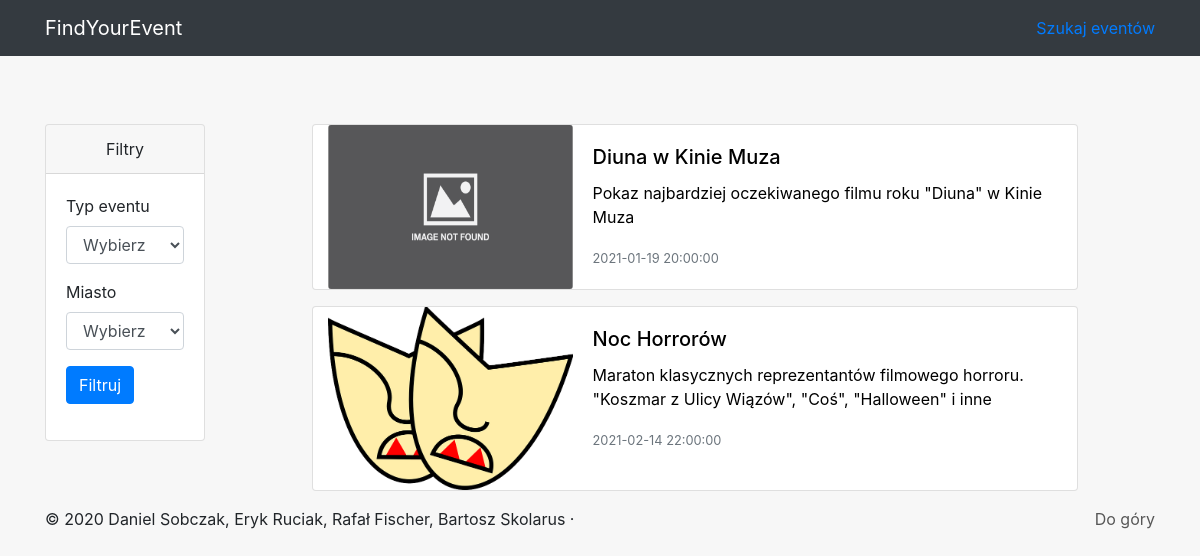
Screenshot of /search.php?type=1 with the database file from the repository.
### tables this page shows
CREATE TABLE `events` (
  `EventId` int(11) NOT NULL,
  `Name` text NOT NULL,
  `Description` text NOT NULL,
  `PlaceID` int(11) NOT NULL,
  `TypeID` int(11) NOT NULL,
  `Date` datetime NOT NULL
);

### search.php (the view, shortened to what this page needs)
<?php
    require_once "panel/config.php";
    $sql = "SELECT * FROM events NATURAL JOIN places";
    if(isset($_GET['type']) and ($_GET['type'] != ''))
    {
        $sql .= " WHERE TypeID = ".$_GET['type'];
    }
    if($events = mysqli_prepare($link, $sql)){
        if(mysqli_stmt_execute($events)){
            mysqli_stmt_store_result($events);
            mysqli_stmt_bind_result($events, $placeID, $eventID, $name, $descr, $typeID, $date, $city, $street, $number, $postalcode);
        }
    }
?>
<!DOCTYPE html>
<html lang="pl">
<head>
    <link rel="stylesheet" href="https://stackpath.bootstrapcdn.com/bootstrap/4.4.1/css/bootstrap.min.css">
    <link rel="stylesheet" href="/style.css" type="text/css">
</head>
<body>
    <div class="container" style="padding-top: 50px">
        <div class="row">
            <div class="col-md-2 mt-4">
                <div class="card text-center">
                    <div class="card-header">Filtry</div>
                    <div class="card-body">
                        <div class="card-text">
                            <form class="filters-form" method="GET">
                            <div class="form-group">
                                <label for="inputType" class="input-label">Typ eventu</label>
                                    <select id="inputType" name="type" class="form-control"">
                                        <option value="">Wybierz</option>
                                    </select>
                            </div>
                            <div class="form-group">
                                <label for="inputType" class="input-label">Miasto</label>
                                    <select id="inputType" name="place" class="form-control"">
                                        <option value="">Wybierz</option>
                                    </select>
                            </div>
                            <div class="form-group">
                                <button type="submit" class="btn btn-primary">Filtruj</button>
                            </div>
                            </form>
                        </div>
                    </div>
                </div>
            </div>
            <div class="col-md-10 mt-4">
                <?php while(mysqli_stmt_fetch($events)){
                    $sql = "SELECT path FROM photos WHERE eventID = ? ORDER BY id DESC LIMIT 1";
                    if($photos = mysqli_prepare($link, $sql)){
                        mysqli_stmt_bind_param($photos, "s", $param_event);
                        $param_event = $eventID;
                        if(mysqli_stmt_execute($photos)){
                            mysqli_stmt_store_result($photos);
                            mysqli_stmt_bind_result($photos, $path);
                        }
                    }?>
                    <a href="details.php?EventID=<?php echo $eventID;?>" style="color: black; text-decoration: none;">
                        <div class='card col-md-10 mb-3 mx-auto'>
                            <div class="row no-gutters">
                                <div class="col-md-4">
                                    <?php   if(mysqli_stmt_fetch($photos) && file_exists('img/'.$path))
                                                    echo "<img src='img/".$path."' class='card-img' style='height:100%;'/>";
                                            else
                                                echo "<img src='img/default.png' class='card-img' style='height:100%;'/>";
                                    ?>
                                </div>
                                <div class="col-md-8">
                                    <div class="card-body">
                                        <h5 class="card-title"><?php echo $name;?></h5>
                                        <p class="card-text"><?php echo $descr;?></p>
                                        <p class="card-text"><small class="text-muted"><?php echo $date;?></small></p>
                                    </div>
                                </div>
                            </div>
                        </div>
                    </a>
                <?php } ?>
            </div>
        </div>
    </div>
</body>
</html>

### style.css (style rules this page uses)
body { background-color: #f7f7f7; padding-top: 50px; }
#top { color: #575757; text-decoration: none; }
.filters-form { text-align: left; }

### rows the page displays
events: name "Diuna w Kinie Muza", descr "Pokaz najbardziej oczekiwanego filmu roku \"Diuna\" w Kinie Muza", date "2021-01-19 20:00:00"
events: name "Noc Horrorów", descr "Maraton klasycznych reprezentantów filmowego horroru. \"Koszmar z Ulicy Wiązów\", \"Coś\", \"Halloween\" i inne", date "2021-02-14 22:00:00"
